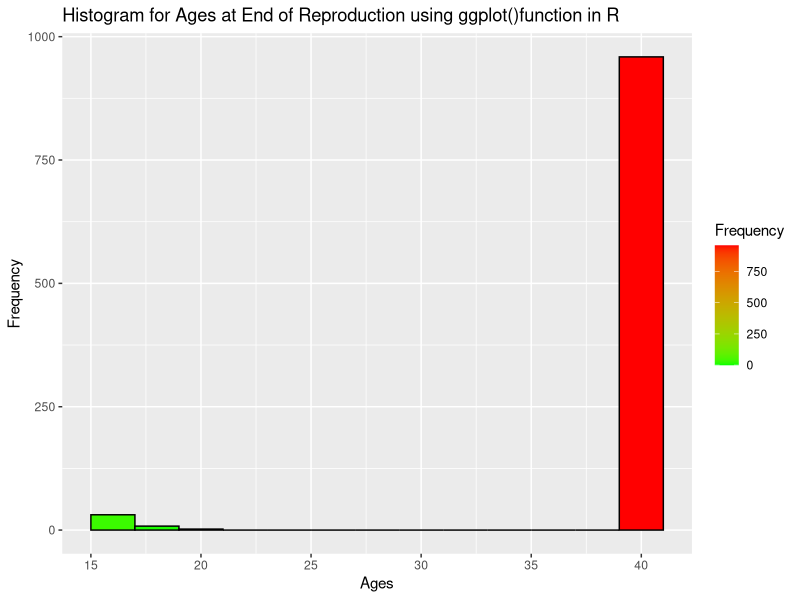
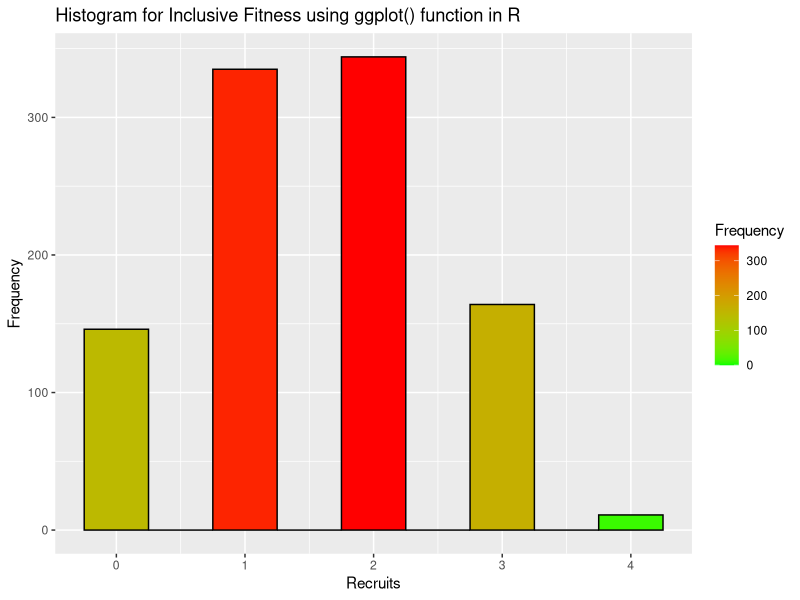

R code for these plots, in order:
# Install package
# ggplot2:for ggplot() functions.
install.packages("ggplot2")
#Use library command after installation to load the package
library(ggplot2)
library(lattice)
# Clean up :clear any previous data that can affect the result while running the code.
rm(list = ls())
# Declare two list variables
# 1.ages: to hold the female's final ages.
# 2.recruits :to hold total number of recruited offsprings.
ages<-c()
recruits<-c()
# loop to simulate 1000 female life histories.
for (i in 1:1000)
{
  # co :tracks condition of each individual female.
  # rnorm(1,100,10) : normal distribution a single draw with a mean of 100 and standard deviation of 10.
  co<-rnorm(1,100,10)
  # Initialise the variables with values as mensioned in the assignmnt.
  # Influence of environment represented by mean (enMu) and standard deviation (enSD)
  #initial value is set as 0 and 20 respectively and it changes for different scenarios.
  age<- 15
  alive<- 1
  enMu<- 20
  enSD<- 1
  b0<- -10
  b1<- 0.1
  inv<- 10
  s0<- -2
  s1<- 0.05
  calf<- 0
  calfage<- 0
  offspring<- 0
  recruit<- 0
  while(alive==1 && age<40)
  {
    co<-(co + rnorm(1,enMu,enSD))
    #Probability of Survival (sr) depend on linear predictor :s0+s1*co
    sr<-exp(s0+s1*co)/(1+exp(s0+s1*co))
    if(alive<-rbinom(1,1,sr)==1)
      age=age+1
    #Variable calf is 0 if female currently doesn't have a calf and 1 if she does.
    if(calf==0){
      #If female doesn't have a calf then:
      #Breeding Probability (b)depend on linear predictor :b0+b1*co
      #if a calf is born, then set calf to 1
      b<-exp(b0+b1*co)/(1+exp(b0+b1*co))
      if(rbinom(1,1,b)==1)
        calf<-1
    }
    else if(calf==1){
      #If female has a calf then:
      #decrement female's condition (co) by anual maternity investment (inv). 
      
      #set calf to zero if calf has died
      #set calfage to zero if calf has died, or increment it by one otherwise.
      co<-co-inv
      if(rbinom(1,1,0.80))
      {
        calfage=calfage+1
      }
      else
      {
        calf<-0
        calfage<-0
      }
    }
    if(calfage>4)
    {
      #If the calf has reached the age of independence then:
      #Increment the number of the mothers offspring by 1.
      #reset calf and calfage to zero.
      offspring= offspring+1
      calf<-0
      calfage<-0
    }
  }
  ages[i]<-age
  if(rbinom(1,1,0.98)==1)
    recruit=offspring
  recruits[i]<-recruit
}
# Creat data frames for ggplot(),ages.df for ages & recruits.df for recruits.
ages.df <- data.frame(ages)
recruits.df <- data.frame(recruits)

#Visualisation of result using histogram with commands  ggplot().
#Histograms for Ages at End of Reproduction

ggplot(data=ages.df, aes(x = ages)) +
  geom_histogram(binwidth = 2,
                 col="black",
                 aes(fill=..count..)) +
  scale_fill_gradient("Frequency",
                      low = "green",
                      high = "red") +
  labs(title="Histogram for Ages at End of Reproduction using ggplot()function in R",
       x="Ages",
       y="Frequency")
#Histograms for Inclusive Fitness 

ggplot(data=recruits.df,
       aes(x = recruits)) +
  geom_histogram(binwidth = .5,
                 col="black",
                 aes(fill=..count..)) +
  scale_fill_gradient("Frequency",
                      low = "green",
                      high = "red") +
  labs(title="Histogram for Inclusive Fitness using ggplot() function in R",
       x="Recruits",
       y="Frequency")
#Average number of offsprings produced (AvgOffProd)
AvgOffProd<-sum(recruits[1:1000])/1000 
